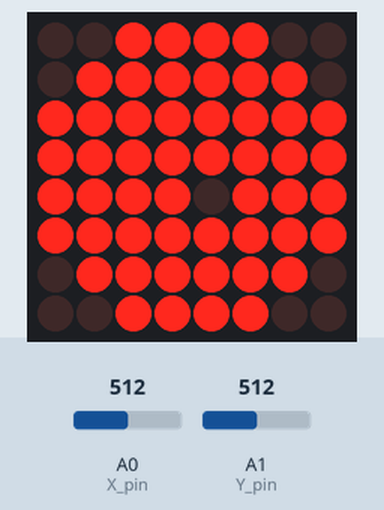
Bench run of a sketch on a simulated Arduino Uno, built with avr-gcc and run on an emulated ATmega328P. Parts: 8×8 LED matrix. Inputs (shaded band) come from the test bench; at power-on: A0 (X_pin) = 512, A1 (Y_pin) = 512.

Above: at 1.2 s.
1.3 s: A0 (X_pin) set to 716
At 2.4 s:
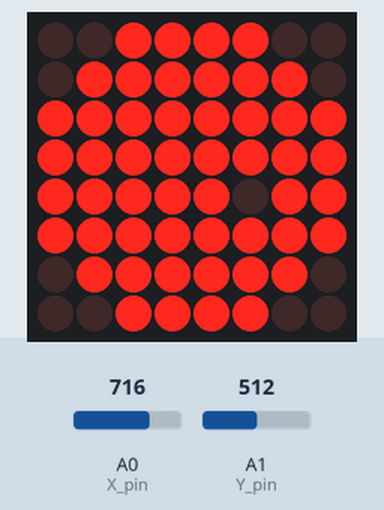
2.8 s: A1 (Y_pin) set to 716
At 3.7 s:
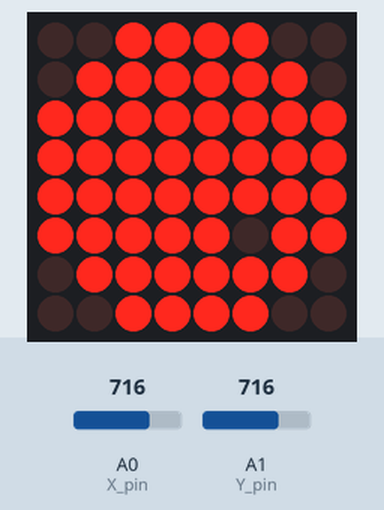
4.3 s: A0 (X_pin) set to 900
At 4.9 s:
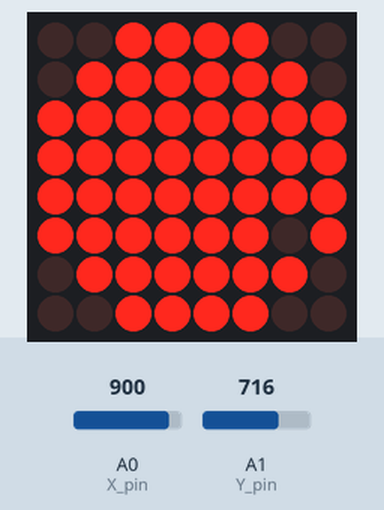
5.8 s: A1 (Y_pin) set to 900
At 6.2 s:
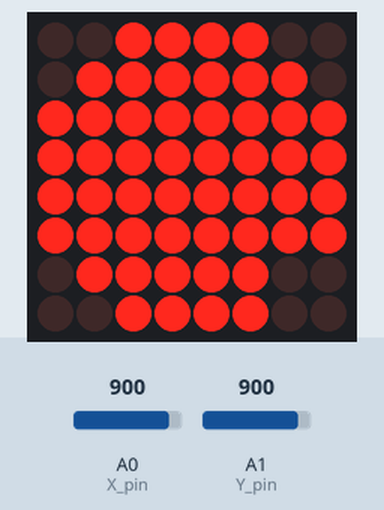
7.3 s: A0 (X_pin) set to 511
At 8.5 s:
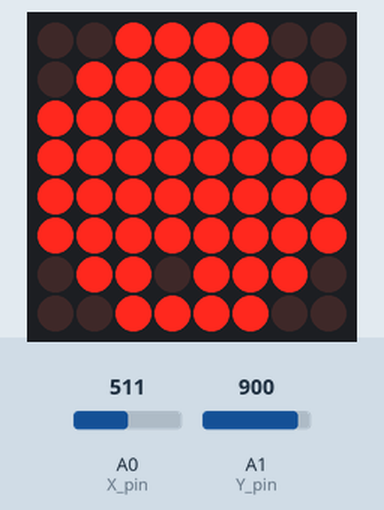
8.8 s: A1 (Y_pin) set to 1023
At 9.8 s:
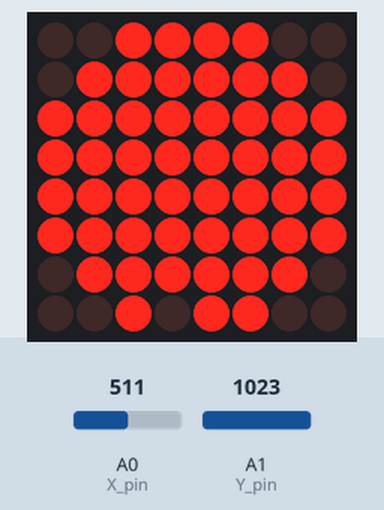
Timing chart, 0 to 11.3 s (numbered marks = the images above; inputs shaded):
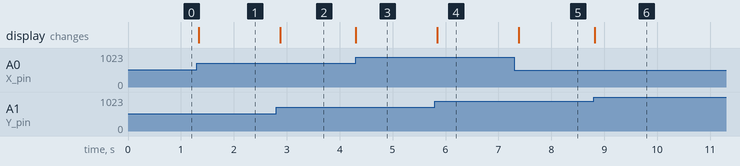

Measured:
- after the input at 1.3 s, the display: changes at once (image 1)
- after the input at 2.8 s, the display: changes after 0.07 s (image 2)
- after the input at 4.3 s, the display: changes at once (image 3)
- after the input at 5.8 s, the display: changes after 0.05 s (image 4)
- after the input at 7.3 s, the display: changes after 0.08 s (image 5)
- after the input at 8.8 s, the display: changes at once (image 6)

The sketch:

Eye.ino
```cpp
 /*
This program draws an eye on MAX7219 which pupile can be controlled by moving a joystick

*/


//We always have to include the library
#include "LedControl.h"
#include "math.h"

/*
 Now we need a LedControl to work with.
 ***** These pin numbers will probably not work with your hardware *****
 pin 12 is connected to the DataIn
 pin 11 is connected to the CLK
 pin 10 is connected to LOAD
 We have only a single MAX72XX.

This is for the Joystick
 A0 connected to vrX
 A1 connected to vrY
 pin2 connected to SW (NOT USED IN THIS PROGRAM)
 */
LedControl lc=LedControl(12,11,10,1);

/* we always wait a bit between updates of the display */
unsigned long delaytime=100;


// Analog Joystick vars and consts
// Arduino pin numbers
const int SW_pin = 2; // digital pin connected to switch output
const int X_pin = 0; // analog pin connected to X output
const int Y_pin = 1; // analog pin connected to Y output

int posX = 3;
int posY = 4;
int posX_prev = 3;
int posY_prev = 4;


void setup() {
  /*
   The MAX72XX is in power-saving mode on startup,
   we have to do a wakeup call
   */
  lc.shutdown(0,false);
  /* Set the brightness to a medium values */
  lc.setIntensity(0,1);
  /* and clear the display */
  lc.clearDisplay(0);

  // Initialise joystick
  pinMode(SW_pin, INPUT);
  digitalWrite(SW_pin, HIGH);

  Serial.begin(9600);
}


void writeEye() {
  byte eyeBall[8]={B00111100,B01111110,B11111111,B11111111,B11111111,B11111111,B01111110,B00111100};
  lc.setRow(0,0,eyeBall[0]);
  lc.setRow(0,1,eyeBall[1]);
  lc.setRow(0,2,eyeBall[2]);
  lc.setRow(0,3,eyeBall[3]);
  lc.setRow(0,4,eyeBall[4]);
  lc.setRow(0,5,eyeBall[5]);
  lc.setRow(0,6,eyeBall[6]);
  lc.setRow(0,7,eyeBall[7]);

}

boolean inCorners(int y, int x){
  if ( (y==0 and x==0) or
       (y==1 and x==0) or
       (y==0 and x==1) or

       (y==7 and x==0) or
       (y==6 and x==0) or
       (y==7 and x==1) or

       (y==7 and x==6) or
       (y==7 and x==7) or
       (y==6 and x==7) or

       (y==0 and x==6) or
       (y==0 and x==7) or
       (y==1 and x==7)
     ){
      return true;
     }
  else return false;
}

void unlitCorners(){

  lc.setLed(0,0,0,false);
  lc.setLed(0,0,1,false);
  lc.setLed(0,1,0,false);

  lc.setLed(0,7,0,false);
  lc.setLed(0,6,0,false);
  lc.setLed(0,7,1,false);

  lc.setLed(0,7,6,false);
  lc.setLed(0,7,7,false);
  lc.setLed(0,6,7,false);

  lc.setLed(0,0,6,false);
  lc.setLed(0,0,7,false);
  lc.setLed(0,1,7,false);
}

void loop() {

  writeEye();

  while (true) {
    posX = round( analogRead(X_pin) / 146.142);
    posY = round( analogRead(Y_pin) / 146.142);


    if ((posX != posX_prev or posY != posY_prev)
        and !inCorners(posY,posX)
        and !inCorners(posY_prev,posX_prev)
       ){

      /*
      Serial.print("PosX ");
      Serial.print(posX);
      Serial.print("\n");
      Serial.print("PosY ");
      Serial.print(posY);
      Serial.print("\n");*/

      lc.setLed(0,posY_prev,posX_prev,true);
      lc.setLed(0,posY,posX,false);
    }

    delay(100);

    posX_prev = posX;
    posY_prev = posY;

    unlitCorners();

  }
}
```
